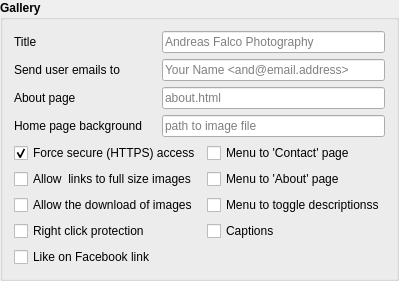
         <widget class="QGroupBox" name="gbGallery">
          <property name="font">
           <font>
            <weight>75</weight>
            <bold>true</bold>
           </font>
          </property>
          <property name="title">
           <string>Gallery</string>
          </property>
          <layout class="QGridLayout" name="gridLayout_17">
           <item row="3" column="0">
            <widget class="QLabel" name="label_36">
             <property name="font">
              <font>
               <weight>50</weight>
               <bold>false</bold>
              </font>
             </property>
             <property name="text">
              <string>About page</string>
             </property>
            </widget>
           </item>
           <item row="0" column="0">
            <widget class="QLabel" name="label_47">
             <property name="font">
              <font>
               <weight>50</weight>
               <bold>false</bold>
              </font>
             </property>
             <property name="text">
              <string>Title</string>
             </property>
            </widget>
           </item>
           <item row="0" column="1" colspan="2">
            <widget class="QLineEdit" name="edtGalleryTitle">
             <property name="font">
              <font>
               <weight>50</weight>
               <bold>false</bold>
              </font>
             </property>
             <property name="toolTip">
              <string>&lt;html&gt;&lt;head/&gt;&lt;body&gt;&lt;p&gt;Series of language definition records, separated by commas.&lt;/p&gt;&lt;p&gt;Records are 3 comma separated fields. &lt;br/&gt;Field #1 -  2 lower case letter abbreviation (e.g. &lt;span style=&quot; font-style:italic;&quot;&gt;en&lt;/span&gt;)&lt;br/&gt;Field #2 -  Name to put to language selection menu (e.g. &lt;span style=&quot; font-style:italic;&quot;&gt;in English&lt;/span&gt;)&lt;br/&gt;Field #3 -  name of icon file for graphical image, may be lefgt blank.&lt;/p&gt;&lt;p&gt;All texts in one language must be put into the file named&lt;br/&gt;&lt;span style=&quot; font-style:italic;&quot;&gt;&amp;lt;abbreviation&amp;gt;.text, &lt;/span&gt;example:&lt;span style=&quot; font-style:italic;&quot;&gt; en.text.&lt;/span&gt;&lt;/p&gt;&lt;p&gt;&lt;span style=&quot; font-style:italic;&quot;&gt;See the User Guide for details of language files&lt;/span&gt;&lt;/p&gt;&lt;/body&gt;&lt;/html&gt;</string>
             </property>
             <property name="placeholderText">
              <string>Andreas Falco Photography</string>
             </property>
            </widget>
           </item>
           <item row="3" column="1" colspan="2">
            <widget class="QLineEdit" name="edtAbout">
             <property name="font">
              <font>
               <weight>50</weight>
               <bold>false</bold>
              </font>
             </property>
             <property name="toolTip">
              <string>&lt;html&gt;&lt;head/&gt;&lt;body&gt;&lt;p&gt;Name of the &lt;span style=&quot; font-weight:600;&quot;&gt;About&lt;/span&gt; page. As many about pages are generated into the root, directory of the gallery as there are languages. For more than one language they will be named as &amp;lt;base name&amp;gt;_&amp;lt;language abbrev&amp;gt;.&amp;lt;extension&amp;gt;.&lt;/p&gt;&lt;p&gt;Example: default name 'about' is used Example with two languages: English (en) and Hungarian (hu).File names will be &lt;span style=&quot; font-style:italic;&quot;&gt;abut_en.html&lt;/span&gt; and &lt;span style=&quot; font-style:italic;&quot;&gt;about_hu.html.&lt;/span&gt;&lt;/p&gt;&lt;/body&gt;&lt;/html&gt;</string>
             </property>
             <property name="placeholderText">
              <string>about.html</string>
             </property>
            </widget>
           </item>
           <item row="7" column="2">
            <widget class="QCheckBox" name="chkMenuToContact">
             <property name="font">
              <font>
               <weight>50</weight>
               <bold>false</bold>
              </font>
             </property>
             <property name="text">
              <string>Menu to 'Contact' page</string>
             </property>
            </widget>
           </item>
           <item row="9" column="2">
            <widget class="QCheckBox" name="chkMenuToDescriptions">
             <property name="font">
              <font>
               <weight>50</weight>
               <bold>false</bold>
              </font>
             </property>
             <property name="text">
              <string>Menu to toggle descriptionss</string>
             </property>
            </widget>
           </item>
           <item row="10" column="0">
            <widget class="QCheckBox" name="chkRightClickProtected">
             <property name="font">
              <font>
               <weight>50</weight>
               <bold>false</bold>
              </font>
             </property>
             <property name="text">
              <string>Right click protection</string>
             </property>
            </widget>
           </item>
           <item row="10" column="2">
            <widget class="QCheckBox" name="chkMenuToToggleCaptions">
             <property name="font">
              <font>
               <weight>50</weight>
               <bold>false</bold>
              </font>
             </property>
             <property name="text">
              <string>Captions</string>
             </property>
            </widget>
           </item>
           <item row="4" column="0">
            <widget class="QLabel" name="label_50">
             <property name="font">
              <font>
               <weight>50</weight>
               <bold>false</bold>
              </font>
             </property>
             <property name="text">
              <string>Home page background</string>
             </property>
            </widget>
           </item>
           <item row="8" column="0" colspan="2">
            <widget class="QCheckBox" name="chkAllowLinkToImages">
             <property name="font">
              <font>
               <weight>50</weight>
               <bold>false</bold>
              </font>
             </property>
             <property name="text">
              <string>Allow  links to full size images</string>
             </property>
            </widget>
           </item>
           <item row="2" column="0">
            <widget class="QLabel" name="label_42">
             <property name="font">
              <font>
               <weight>50</weight>
               <bold>false</bold>
              </font>
             </property>
             <property name="text">
              <string>Send user emails to</string>
             </property>
             <property name="buddy">
              <cstring>edtEmailTo</cstring>
             </property>
            </widget>
           </item>
           <item row="8" column="2">
            <widget class="QCheckBox" name="chkMenuToAbout">
             <property name="font">
              <font>
               <weight>50</weight>
               <bold>false</bold>
              </font>
             </property>
             <property name="text">
              <string>Menu to 'About' page</string>
             </property>
            </widget>
           </item>
           <item row="9" column="0" colspan="2">
            <widget class="QCheckBox" name="chkCanDownload">
             <property name="font">
              <font>
               <weight>50</weight>
               <bold>false</bold>
              </font>
             </property>
             <property name="text">
              <string>Allow the download of images</string>
             </property>
            </widget>
           </item>
           <item row="2" column="1" colspan="2">
            <widget class="QLineEdit" name="edtEmailTo">
             <property name="font">
              <font>
               <weight>50</weight>
               <bold>false</bold>
              </font>
             </property>
             <property name="placeholderText">
              <string>Your Name &lt;and@email.address&gt;</string>
             </property>
            </widget>
           </item>
           <item row="4" column="1" colspan="2">
            <widget class="QLineEdit" name="edtBackImage">
             <property name="font">
              <font>
               <weight>50</weight>
               <bold>false</bold>
              </font>
             </property>
             <property name="toolTip">
              <string>&lt;html&gt;&lt;head/&gt;&lt;body&gt;&lt;p&gt;Path name of  an image file, which will be set as the background image for the auto generated home page&lt;/p&gt;&lt;/body&gt;&lt;/html&gt;</string>
             </property>
             <property name="placeholderText">
              <string>path to image file</string>
             </property>
            </widget>
           </item>
           <item row="7" column="0" colspan="2">
            <widget class="QCheckBox" name="chkForceSSL">
             <property name="enabled">
              <bool>true</bool>
             </property>
             <property name="font">
              <font>
               <weight>50</weight>
               <bold>false</bold>
              </font>
             </property>
             <property name="text">
              <string>Force secure (HTTPS) access</string>
             </property>
             <property name="checked">
              <bool>true</bool>
             </property>
            </widget>
           </item>
           <item row="11" column="0">
            <widget class="QCheckBox" name="chkFacebook">
             <property name="font">
              <font>
               <weight>50</weight>
               <bold>false</bold>
              </font>
             </property>
             <property name="text">
              <string>Like on Facebook link</string>
             </property>
            </widget>
           </item>
          </layout>
         </widget>
